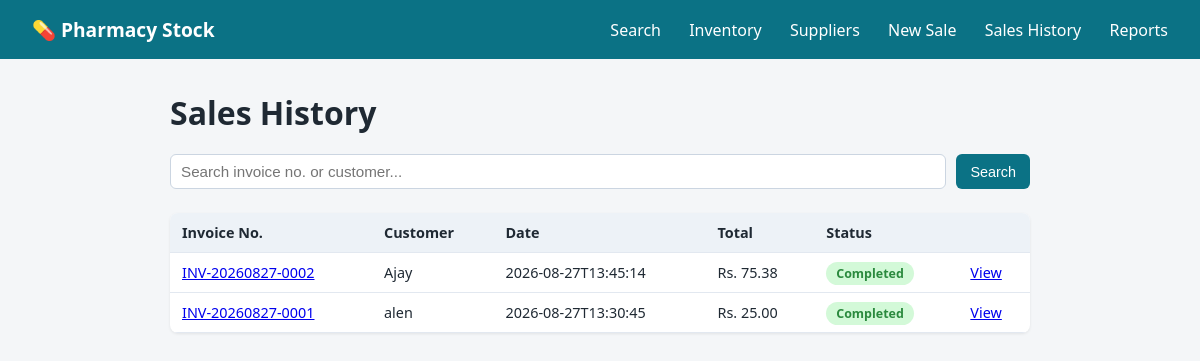
The app's page /sales with its own data.
### tables this page shows
CREATE TABLE sales (
            id INTEGER PRIMARY KEY AUTOINCREMENT,
            invoice_no TEXT,
            customer_name TEXT,
            sale_date TEXT NOT NULL,
            subtotal REAL NOT NULL,
            discount REAL NOT NULL DEFAULT 0,
            tax REAL NOT NULL DEFAULT 0,
            total REAL NOT NULL,
            status TEXT NOT NULL DEFAULT 'completed'
        );

### app.py (the view)
@app.route("/sales")
def sales_list():
    query = request.args.get("q", "").strip()
    conn = get_db_connection()
    if query:
        rows = conn.execute(
            "SELECT * FROM sales WHERE invoice_no LIKE ? OR customer_name LIKE ? ORDER BY id DESC",
            (f"%{query}%", f"%{query}%")
        ).fetchall()
    else:
        rows = conn.execute("SELECT * FROM sales ORDER BY id DESC").fetchall()
    conn.close()
    return render_template("sales_list.html", sales=rows, query=query)

### app.py (called while the page is built)
def get_db_connection():
    conn = sqlite3.connect(DB_NAME)
    conn.row_factory = sqlite3.Row  # lets us access columns by name
    conn.execute("PRAGMA foreign_keys = ON")
    return conn

### templates/sales_list.html (shortened to what this page needs)
{% extends "base.html" %}
{% block content %}
    <h1>Sales History</h1>
    <form method="get" action="{{ url_for('sales_list') }}" class="search-form">
        <input type="text" name="q" placeholder="Search invoice no. or customer..." value="{{ query }}">
        <button type="submit">Search</button>
    </form>
    <table>
        <thead>
            <tr>
                <th>Invoice No.</th>
                <th>Customer</th>
                <th>Date</th>
                <th>Total</th>
                <th>Status</th>
                <th></th>
            </tr>
        </thead>
        <tbody>
            {% for s in sales %}
                <tr class="{% if s.status == 'refunded' %}expired-row{% endif %}">
                    <td><a href="{{ url_for('sale_detail', sale_id=s.id) }}">{{ s.invoice_no }}</a></td>
                    <td>{{ s.customer_name }}</td>
                    <td>{{ s.sale_date }}</td>
                    <td>Rs. {{ "%.2f"|format(s.total) }}</td>
                    <td>
                        {% if s.status == 'completed' %}
                            <span class="badge available">Completed</span>
                        {% else %}
                            <span class="badge expired">Refunded</span>
                        {% endif %}
                    </td>
                    <td><a href="{{ url_for('sale_detail', sale_id=s.id) }}">View</a></td>
                </tr>
            {% else %}
                <tr><td colspan="6">No sales yet.</td></tr>
            {% endfor %}
        </tbody>
    </table>
{% endblock %}

### static/style.css (style rules this page uses)
* { box-sizing: border-box; }
body { font-family: 'Segoe UI', Arial, sans-serif; margin: 0; background: #f4f6f8; color: #1f2933; }
h1 { margin-bottom: 20px; }
.search-form, .admin-form { display: flex; gap: 10px; margin-bottom: 24px; flex-wrap: wrap; }
.search-form input, .admin-form input { padding: 8px 10px; border: 1px solid #cbd5e1; border-radius: 6px; font-size: 0.95rem; }
.search-form input { flex: 1; min-width: 200px; }
button { background: #0b7285; color: white; border: none; padding: 8px 14px; border-radius: 6px; cursor: pointer; font-size: 0.9rem; }
table { width: 100%; border-collapse: collapse; background: white; box-shadow: 0 1px 3px rgba(0,0,0,0.08); border-radius: 8px; overflow: hidden; }
th, td { padding: 10px 12px; text-align: left; border-bottom: 1px solid #e2e8f0; font-size: 0.9rem; }
th { background: #edf2f7; font-weight: 600; }
.badge { padding: 3px 10px; border-radius: 999px; font-size: 0.78rem; font-weight: 600; }
.badge.available { background: #d3f9d8; color: #2b8a3e; }

### records on screen
sales: invoice_no "INV-20260827-0002", customer_name "Ajay", sale_date "2026-08-27T13:45:14", total "75.38", status "Completed"
sales: invoice_no "INV-20260827-0001", customer_name "alen", sale_date "2026-08-27T13:30:45", total "25.00", status "Completed"
